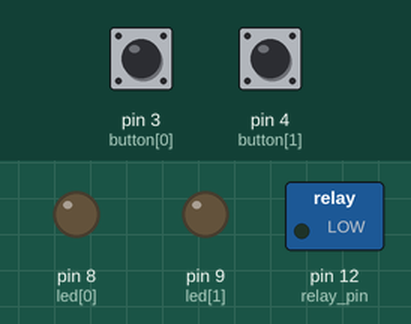
Simulated run of this sketch. Board: Arduino Uno, built with avr-gcc and run on an emulated ATmega328P. Shown: switched loads named in the sketch (green lamp = pin HIGH), output pins drawn as LEDs (lit = HIGH). Dashed ring = blinking. Inputs (shaded band) come from the test bench; at power-on: pin 3 (button[0]) LOW, pin 4 (button[1]) LOW.

Above: at 1.2 s.
1.3 s: pin 3 (button[0]) pulled HIGH for 0.15 s
At 4.3 s:
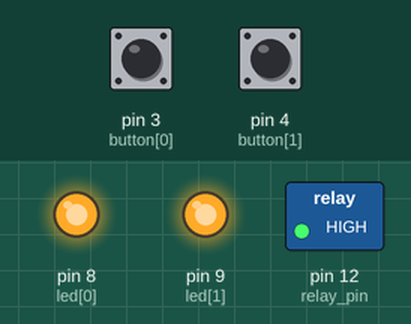
4.4 s: pin 4 (button[1]) pulled HIGH for 0.15 s
At 5.1 s:
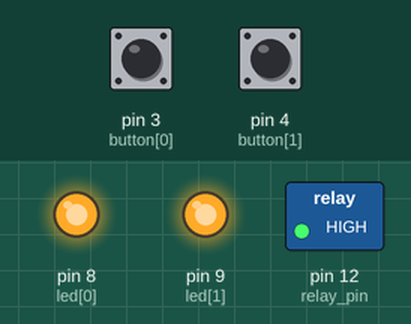
6.0 s: pin 3 (button[0]) pulled HIGH for 1 s
At 7.0 s:
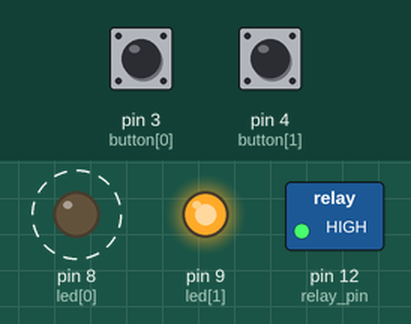
10.0 s: pin 3 (button[0]) pulled HIGH for 3.2 s
14.7 s: pin 4 (button[1]) pulled HIGH for 1 s
At 16.6 s:
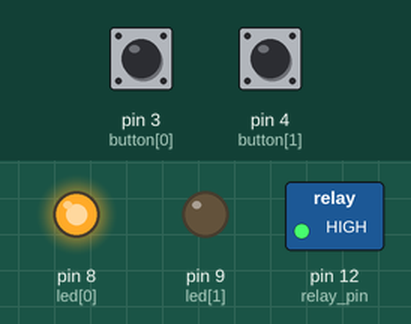
Timing chart, 0 to 19.7 s (numbered marks = the images above; inputs shaded):
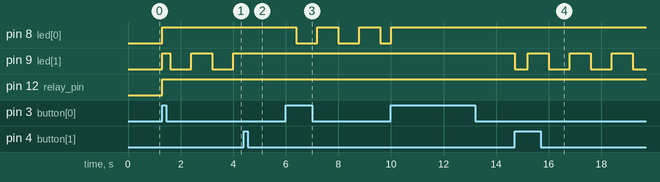

Measured:
- after the input at 1.3 s, pin 8 (led[0]), pin 12 (relay_pin): LOW → HIGH at once; pin 9 (led[1]): goes HIGH 0.30 s, LOW 0.80 s, HIGH 0.80 s, LOW 0.80 s, then HIGH, starting at once
- after the input at 4.4 s, pin 9 (led[1]): stays HIGH (without the input it goes to LOW after 0.40 s)
- after the input at 6.0 s, pin 8 (led[0]): alternates HIGH for 0.80 s and LOW for 0.80 s, starting after 0.40 s
- after the input at 14.7 s, pin 9 (led[1]): HIGH → LOW at once, then repeats every 1.6 s: HIGH 0.80 s, LOW 0.80 s

The sketch:

main.ino
```cpp
// constants
const int clients = 2;                         // number of clients
const int led[clients] = { 8, 9 };             // pins on which leds are mounted, ordered by client
const int button[clients] = { 3, 4 };          // pins on which buttons are mounted, ordered by client
const int relay_pin = 12;                      // pins on which buttons are mounted, ordered by client
const int blink_interval = 800;                // how fast to blink (ms)
const int debounce_delay = 5;                  // the debounce time; increase if the output flickers (ms)
const long request_duration = 2 * 3600 * 1000; // for how long to turn on the heating when requested (ms)

//  variables
boolean blink_state;                        // current blink state
unsigned long blink_previousToggle;         // last time blink state was changed

boolean debounce_lastReading[clients];      // previous reading from the input pin
unsigned long debounce_lastToggle[clients]; // time since the output pin was last toggled

boolean button_state[clients];              // current state of the buttons
boolean button_lastState[clients];          // previous state of the buttons (after debounce)

unsigned long request[clients];             // requests for heating (time of request if active, else 0)
boolean relay = false;                      // relay state

void setup() {
  for (int i = 0; i < clients; i++) {
    pinMode(led[i], OUTPUT);
    pinMode(button[i], INPUT);
  }
  pinMode(relay_pin, OUTPUT);
}

void loop() {
  // get current time and blink state
  unsigned long currentMillis = millis();
  blink_state = update_blinkState(currentMillis);

  // for each button:
  // * check button state
  // * if state changed debounce and set request time
  // * check if a request expired
  // * update led.
  for (int i = 0; i < clients; i++) {
    button_state[i] = digitalRead(button[i]);
    boolean changed = debounce(i, currentMillis);

    if (changed == true) {
        if (button_state[i] == HIGH) {
          if (request[i] == 0) {
            request[i] = currentMillis;
          } else {
            request[i] = 0;
          }
          update_relay();
        }
    }

    if (request[i] != 0) {
      if ((unsigned long)(currentMillis - request[i]) >= request_duration){
        request[i] = 0;
        update_relay();
      }
    }

    update_led(i);
  }
}

int update_blinkState(long currentMillis) {
  if((unsigned long)(currentMillis - blink_previousToggle) >= blink_interval) {
    blink_state = !blink_state;
    blink_previousToggle = currentMillis;
  }
  return blink_state;
}

boolean debounce(int i, long currentMillis) {
  if (button_state[i] != debounce_lastReading[i]) {
    debounce_lastToggle[i] = currentMillis;
  }
  debounce_lastReading[i] = button_state[i];
  if ((unsigned long)(currentMillis - debounce_lastToggle[i]) >= debounce_delay) {
    boolean lastState = button_lastState[i];
    button_lastState[i] = button_state[i];
    if (button_state[i] != lastState) {
      return true;
    }
  }
  return false;
}

boolean update_relay() {
  relay = false;
  for (int i = 0; i < clients; i++) {
    if (request[i] != 0) {
      relay = true;
    }
  }
  digitalWrite(relay_pin, relay);
}

int update_led(int i) {
  if (request[i] != 0) {
    digitalWrite(led[i], HIGH);
  } else if (relay == true){
    digitalWrite(led[i], blink_state);
  } else {
    digitalWrite(led[i], LOW);
  }
}
```
